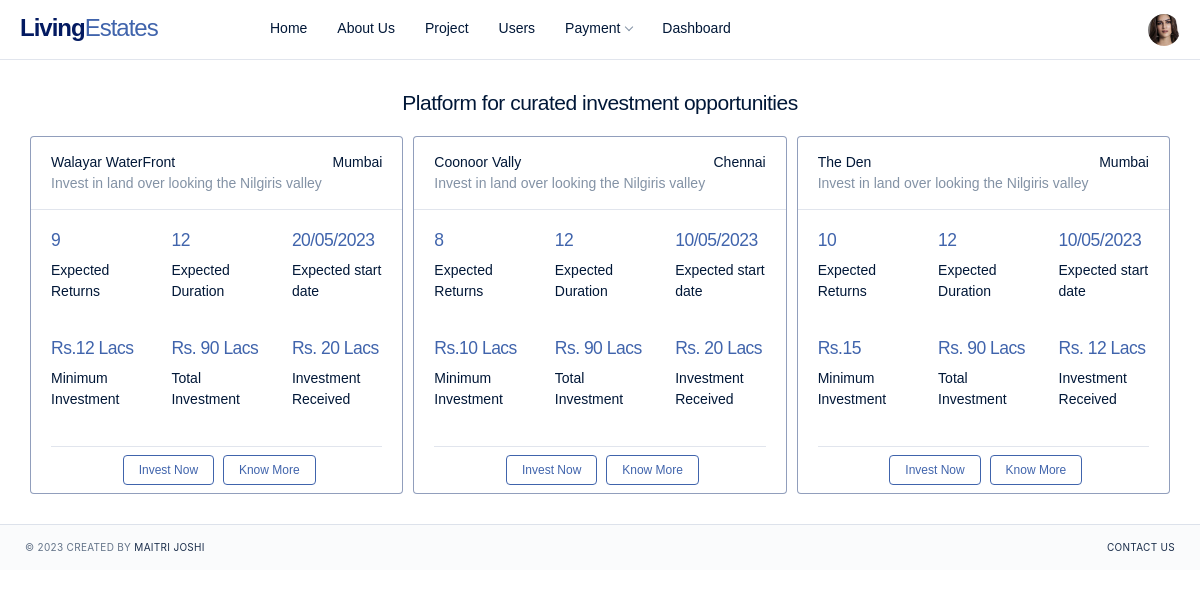
The app's page /admin_homepage (signed in) with its own data.
### app/models.py (models this page shows, shortened)
class Profile(models.Model):
    user=models.OneToOneField(User,null=True,on_delete=models.CASCADE)
    phone_no=models.CharField(max_length=10)
    address_line1=models.CharField(max_length=30)
    address_line2=models.CharField(max_length=30)
    pincode=models.CharField(max_length=30)
    city=models.CharField(max_length=30)
    country=models.CharField(max_length=30)
    image=models.ImageField(upload_to='profile',null=True,default='default.jpg')
    activate_flag=models.CharField(max_length=10,default='0')

class Project(models.Model):
    user=models.ForeignKey(User,on_delete=models.CASCADE,null=True)
    project_name=models.CharField(max_length=100)
    proposer=models.CharField(max_length=100)
    project_manager=models.CharField(max_length=100)
    brief_desc=models.CharField(max_length=100)
    location=models.CharField(max_length=100)
    locality=models.CharField(max_length=100)
    Projected_ROI=models.CharField(max_length=100)
    start_date=models.CharField(max_length=100)
    location_link=models.CharField(max_length=100)
    expected_duration=models.CharField(max_length=100)
    min_investment=models.CharField(max_length=100)
    Investment_till_date=models.CharField(max_length=100)
    total_investment=models.CharField(max_length=100)
    land_purchased=models.CharField(max_length=20,choices=land_p)
    development=models.CharField(max_length=20,choices=dev)
    sales=models.CharField(max_length=20,choices=sales)
    detail_desc=models.TextField(max_length=1000)

### app/views.py (the view)
# urls.py: path('admin_homepage', views.admin_homepage,name='admin_homepage'),
def admin_homepage(request):
    Project_list=Project.objects.all()
    user_list=User.objects.get(username=request.user)
    profile_info=Profile.objects.filter(user=request.user)
    if len(profile_info)==1:
        profile_info=Profile.objects.get(user=request.user)
        return render(request,'admin_homepage.html',{'data':Project_list,'profile':profile_info,'data1':user_list})
    else:
        return render(request,'admin_homepage.html',{'data':Project_list,'data1':user_list})

### TEMPLATES/admin_homepage.html
{% extends 'base_admin.html'%}
{% block project_list %}
<div class="content content-fixed">
    <div class="container pd-x-0 pd-lg-x-10 pd-xl-x-0">
        <div class="text-center mg-b-20 mg-lg-b-25 mg-xl-b-20">
            <div>
                <h4 class="mg-b-0 tx-spacing--1">Platform for curated investment opportunities</h4>
            </div>
        </div>
        <div class="row row-xs">
            {%for i in data%}
            <div class="col-md-6 col-xl-4 mg-t-10">
                <div class="card ht-100p">
                    <div class="card-header">
                        <div class="d-flex align-items-center justify-content-between">
                            <h6 class="mg-b-0">{{i.project_name }}</h6>
                            <span>{{i.location}}</span>
                        </div>
                        <span class="tx-color-03 tx-12">Invest in land over looking the Nilgiris valley</span>
                    </div>
                    <div class="card-body pd-b-0">
                        <div class="row mg-b-20">
                            <div class="col">
                                <h5 class="tx-normal tx-info tx-spacing--1 mg-b-10">
                                    {{i.Projected_ROI}}
                                </h5>
                                <p class="tx-11 tx-medium">Expected Returns</p>
                            </div>
                            <div class="col">
                                <h5 class="tx-normal tx-info tx-spacing--1 mg-b-10">{{i.expected_duration}}</h5>
                                <p class="tx-11 tx-medium">Expected Duration</p>
                            </div>
                            <div class="col">
                                <h5 class="tx-normal tx-info tx-spacing--1 mg-b-10">{{i.start_date}}</h5>
                                <p class="tx-11 tx-medium">Expected start date</p>
                            </div>
                        </div>
                        <div class="row mg-b-20">
                            <div class="col">
                                <h5 class="tx-normal tx-info tx-spacing--1 mg-b-10">
                                    Rs.{{i.min_investment}}
                                </h5>
                                <p class="tx-11 tx-medium">Minimum Investment</p>
                            </div>
                            <div class="col">
                                <h5 class="tx-normal tx-info tx-spacing--1 mg-b-10">Rs. {{i.total_investment}}</h5>
                                <p class="tx-11 tx-medium">Total Investment</p>
                            </div>
                            <div class="col">
                                <h5 class="tx-normal tx-info tx-spacing--1 mg-b-10">Rs. {{i.Investment_till_date}}</h5>
                                <p class="tx-11 tx-medium">Investment Received</p>
                            </div>
                        </div>
                        <div class="card-footer text-center tx-13">
                            <a href="#" class="btn btn-xs btn-outline-facebook mg-l-5">Invest Now</a>
                            <a href="{% url 'know_more' i.id%}" class="btn btn-xs btn-outline-facebook mg-l-5">Know More</a>
                        </div>
                    </div>
                </div>
            </div>
            {%endfor%}
        </div>
    </div>
</div>
{%endblock%}

### TEMPLATES/base_admin.html (shortened to what this page needs)
<!DOCTYPE html>
{% load static %}
<html lang="en">
<head>
    <link rel="stylesheet" href="{% static 'css/style1.css' %}">
    <link rel="stylesheet" href="{% static 'css/dashboard.css' %}">
</head>
<body class="page-profile">
    <header class="navbar navbar-header navbar-header-fixed">
        <div class="navbar-brand">
            <a href="#" class="df-logo">Living<span>Estates</span></a>
        </div>
        <div id="navbarMenu" class="navbar-menu-wrapper">
            <ul class="nav navbar-menu">
                <li class="nav-item">
                    <a href="{%url 'admin_homepage'%}" class="nav-link">Home</a>
                </li>
                <li class="nav-item">
                    <a href="{%url 'admin_about_us'%}" class="nav-link">About Us</a>
                </li>
                <li class="nav-item">
                    <a href="{% url 'project'%}" class="nav-link">Project</a>
                </li>
                <li class="nav-item">
                    <a href="{% url 'user_details' %}" class="nav-link">Users</a>
                </li>
                <li class="nav-item with-sub">
                    <a href="#" class="nav-link">Payment</a>
                </li>
                <li class="nav-item">
                    <a href="#" class="nav-link">Dashboard</a>
                </li>
            </ul>
        </div>
        <div class="navbar-right">
            <div class="dropdown dropdown-profile">
                <a href="#" role="button" class="dropdown-link" data-bs-toggle="dropdown" data-bs-display="static">
                    <div class="avatar avatar-sm"><img src="{{profile.image.url}}" class="rounded-circle" alt=""></div>
                </a>
            </div>
        </div>
    </header>
{% block project_list%}
{%endblock%}
    <footer class="footer">
        <div>
            <span>&copy; 2023 </span>
            <span>Created by <a href="#">Maitri Joshi</a></span>
        </div>
        <div>
            <nav class="nav">
                <a href="#" class="nav-link">Contact Us</a>
            </nav>
        </div>
    </footer>
</body>
</html>

### records on screen
Profile: image (picture)
Project: project_name "Walayar WaterFront", location "Mumbai", Projected_ROI "9", expected_duration "12", start_date "20/05/2023", min_investment "12 Lacs", total_investment "90 Lacs", Investment_till_date "20 Lacs"
Project: project_name "Coonoor Vally", location "Chennai", Projected_ROI "8", expected_duration "12", start_date "10/05/2023", min_investment "10 Lacs", total_investment "90 Lacs", Investment_till_date "20 Lacs"
Project: project_name "The Den", location "Mumbai", Projected_ROI "10", expected_duration "12", start_date "10/05/2023", min_investment "15", total_investment "90 Lacs", Investment_till_date "12 Lacs"
